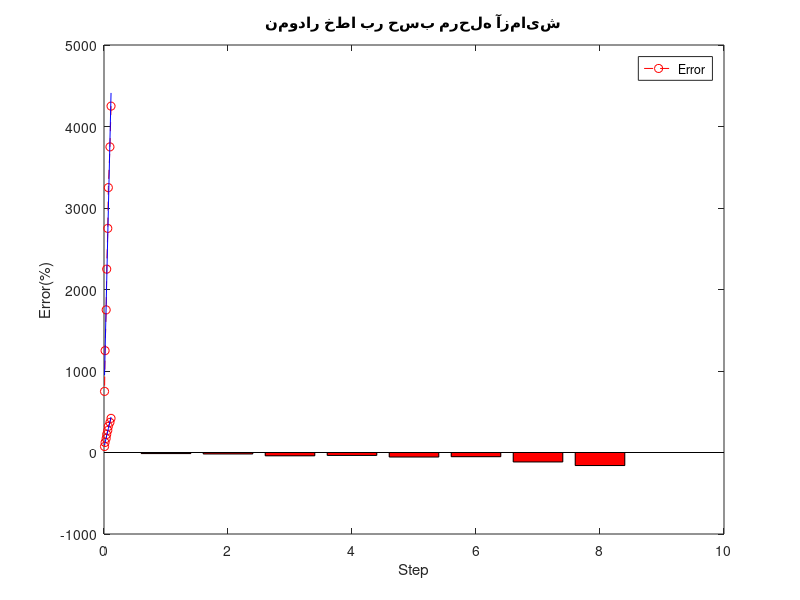

Write the MATLAB code that produced this figure.
%% آزمایش پیچش در حالت برگشت و واحد انگلیسی
tBBr = [4250
3750
3250
2750
2250
1750
1250
750
];
RoB = [0.113446
0.095991
0.069812
0.061086
0.043632
0.034906
0.017453
0.008726
];
pBBr = polyfit(RoB , tBBr, 1);
y1BBr = polyval(pBBr,RoB);
plot(RoB,tBBr,"--or")
hold on
plot(RoB,y1BBr,"-b")
legend('Original Data', 'Polyfit- n=1')
title('نمودار ممان پیچشی بر حسب زاویه پیچش')
xlabel('φ(Rad)')
ylabel('T(Kgf.cm^2)')
%% آزمایش پیچش در حالت برگشت (SI)
tBSI = [419.05
369.75
320.45
271.15
221.85
172.55
123.25
73.95
];
RoB;
pBSI = polyfit(RoB , tBSI, 1);
y1BSI = polyval(pBSI,RoB);
plot(RoB,tBSI,"--or")
hold on
plot(RoB,y1BSI,"-b")
legend('Original Data', 'Polyfit- n=1')
title('نمودار ممان پیچشی بر حسب زاویه پیچش')
xlabel('φ(Rad)')
ylabel('T(N.m)')
%% Error Bargasht
ErrorB = [-13.3
-18.1
-40.8
-36.1
-55.6
-51.6
-116
-160
];
bar (ErrorB, 'red')
legend('Error')
title ('نمودار خطا بر حسب مرحله آزمایش')
xlabel('Step')
ylabel('Error(%)')
